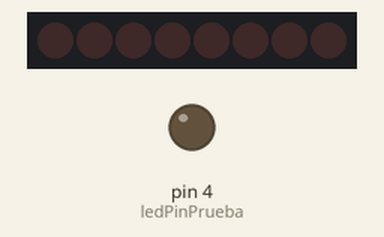
Bench run of a sketch on a simulated Arduino Uno, built with avr-gcc and run on an emulated ATmega328P. On the bench: 8 shift-register outputs drawn as a row of LEDs (first output left, lit = HIGH), output pins drawn as LEDs (lit = HIGH). Wiring (inferred from the names in the program): shift register (74HC595): data pin 8; shift clock pin 10. Wiring (inferred from the signals the program sends): row of LEDs: on Q0, Q1, Q2, Q3, Q4, Q5, Q6, Q7. Pins used as bus, display or sensor lines are not drawn.

Above: at 0.3 s.
At 0.8 s:
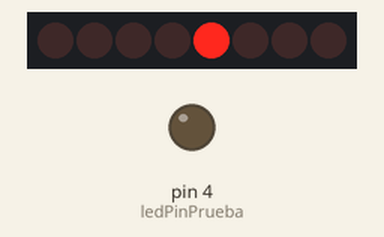
At 2.67 s:
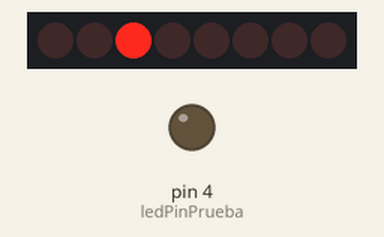
Timing chart, 0 to 3.0 s (numbered marks = the images above):
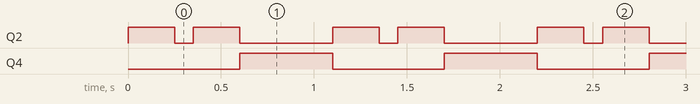

The sketch:

CACASerial1.ino
```cpp
/*
  CACA Coche Teledirigido
 */
//
const int ledPinPrueba = 4;   // LED pin de la placa
// DATOS EN SERIE
const int pinSERIE_RST =  9;  // Pin SERIE RESET
const int pinSERIE_CLK =  10;  // Pin SERIE CLOCK
const int pinSERIE_DAT =  8;  // Pin SERIE DATA
//
int contadorGeneral = 0;  // Contador general de tiempos
int inByte = 0;

void setup() {
  // inicializar PINs IN-OUT
  pinMode(ledPinPrueba, OUTPUT);
  //
  pinMode(pinSERIE_RST, OUTPUT);
  pinMode(pinSERIE_CLK, OUTPUT);
  pinMode(pinSERIE_DAT, OUTPUT);
  // initialize serial communication at 9600 bits per second:
  Serial.begin(9600);
  // activar el SERIAL-DATA - RST=HIGH
  digitalWrite(pinSERIE_RST, HIGH);
}

void loop() {
  // BLUE
  //digitalWrite(LED_BUILTIN, HIGH);
  shiftOut(pinSERIE_DAT, pinSERIE_CLK, LSBFIRST, B00100000); // send this binary value to the shift register
  delay(250); // Wait for 1000 millisecond(s)
  // VACIO
  shiftOut(pinSERIE_DAT, pinSERIE_CLK, LSBFIRST, B00000000); // send this binary value to the shift register
  delay(100); // Wait for 1000 millisecond(s)
  // BLUE
  shiftOut(pinSERIE_DAT, pinSERIE_CLK, LSBFIRST, B00100000); // send this binary value to the shift register
  delay(250); // Wait for 1000 millisecond(s)
  // RED
  //digitalWrite(LED_BUILTIN, LOW);
  shiftOut(pinSERIE_DAT, pinSERIE_CLK, LSBFIRST, B00001000); // send this binary value to the shift register
  delay(500); // Wait for 1000 millisecond(s)
  //
  }

void blinkLed() {
  contadorGeneral++;
  if (contadorGeneral >= 0 && contadorGeneral < 50)
    digitalWrite(ledPinPrueba, HIGH);   // turn the LED on (HIGH is the voltage level)
  else if (contadorGeneral >= 50 &&  contadorGeneral < 100)
    digitalWrite(ledPinPrueba, LOW);    // turn the LED off by making the voltage LOW
  else
    contadorGeneral = 0;
}
```

Measured:
- by itself, Q2: repeats every 1.1 s: LOW 0.10 s, HIGH 0.25 s, LOW 0.50 s, HIGH 0.25 s
- by itself, Q4: alternates HIGH for 0.50 s and LOW for 0.60 s
- by itself, everything shown: repeats every 1.1 s, in 4 steps
